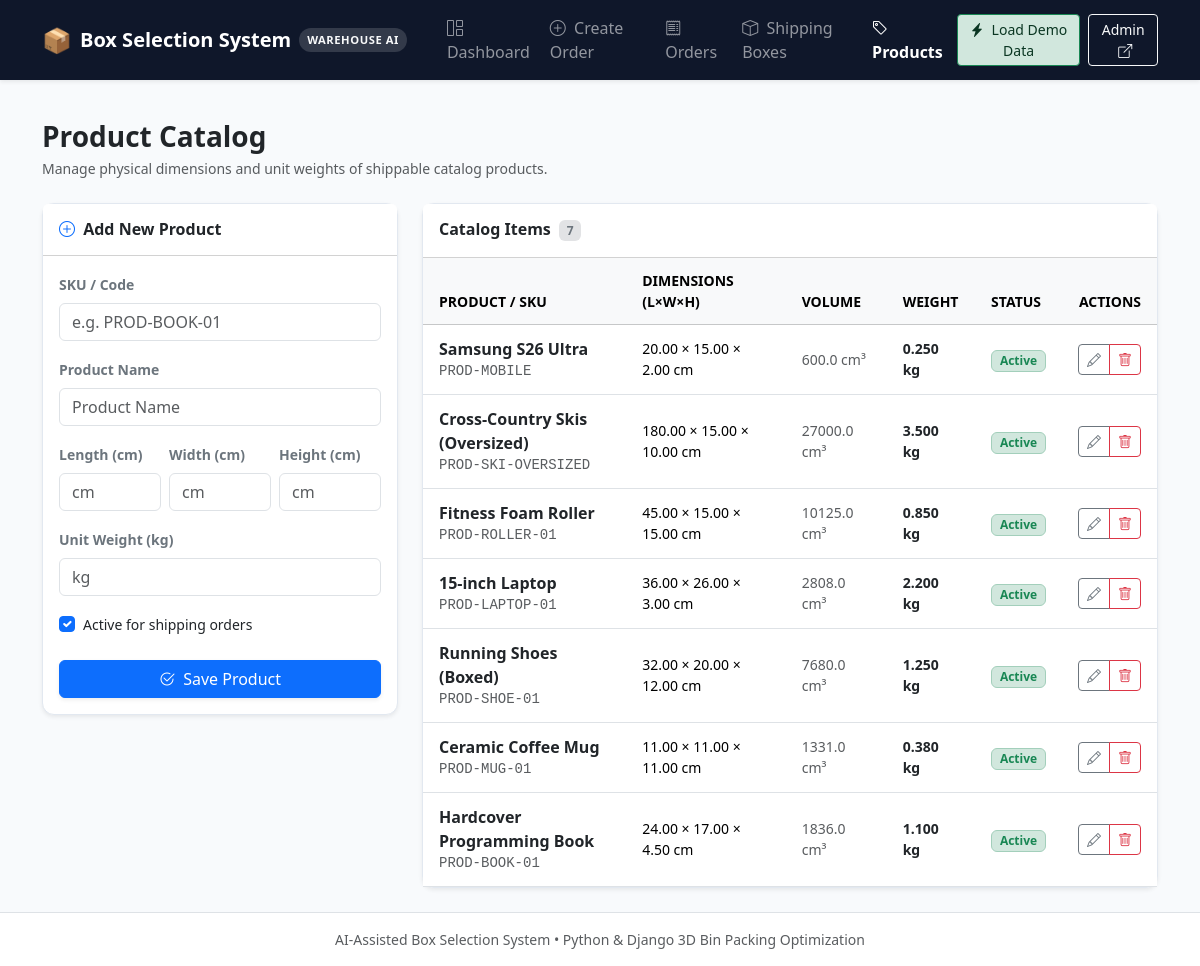
Screenshot of /products/ with the database file from the repository.
### fulfillment/models/product.py (models this page shows, shortened)
class Product(models.Model):
    sku = models.CharField(
        max_length=64,
        unique=True,
        db_index=True,
        help_text="Unique Stock Keeping Unit (e.g., 'PROD-BOOK-001')"
    )
    name = models.CharField(max_length=255)
    length = models.DecimalField(
        max_digits=8,
        decimal_places=2,
        validators=[MinValueValidator(Decimal('0.01'))],
        help_text="Length in cm (minimum 0.01)"
    )
    width = models.DecimalField(
        max_digits=8,
        decimal_places=2,
        validators=[MinValueValidator(Decimal('0.01'))],
        help_text="Width in cm (minimum 0.01)"
    )
    height = models.DecimalField(
        max_digits=8,
        decimal_places=2,
        validators=[MinValueValidator(Decimal('0.01'))],
        help_text="Height in cm (minimum 0.01)"
    )
    weight = models.DecimalField(
        max_digits=8,
        decimal_places=3,
        validators=[MinValueValidator(Decimal('0.001'))],
        help_text="Weight in kg (minimum 0.001)"
    )
    is_active = models.BooleanField(
        default=True,
        db_index=True,
        help_text="Indicates whether this product is eligible for active orders."
    )
    created_at = models.DateTimeField(auto_now_add=True)
    updated_at = models.DateTimeField(auto_now=True)
    class Meta:
        ordering = ['name']
        constraints = [
            models.CheckConstraint(
                condition=models.Q(length__gt=0) &
                models.Q(width__gt=0) &
                models.Q(height__gt=0) &
                models.Q(weight__gt=0),
                name='product_positive_dimensions_and_weight'
            )
        ]
    @property
    def volume(self) -> Decimal:
        return self.length * self.width * self.height

### fulfillment/views/catalog_views.py (the view)
# urls.py: path('products/', views.product_list_create, name='product_list_create'),
def product_list_create(request):
    if request.method == 'POST':
        form = ProductForm(request.POST)
        if form.is_valid():
            product = form.save()
            messages.success(request, f"Product '{product.name}' ({product.sku}) added successfully.")
            return redirect('product_list_create')
        else:
            messages.error(request, "Please correct the form errors below.")
    else:
        form = ProductForm()
    products = Product.objects.all().order_by('-created_at')
    return render(request, 'fulfillment/product_list.html', {
        'form': form,
        'products': products
    })

### fulfillment/forms/catalog_forms.py
class ProductForm(forms.ModelForm):
    class Meta:
        model = Product
        fields = ['sku', 'name', 'length', 'width', 'height', 'weight', 'is_active']
        widgets = {
            'sku': forms.TextInput(attrs={'class': 'form-control', 'placeholder': 'e.g. PROD-BOOK-01'}),
            'name': forms.TextInput(attrs={'class': 'form-control', 'placeholder': 'Product Name'}),
            'length': forms.NumberInput(attrs={'class': 'form-control', 'step': '0.01', 'min': '0.01', 'placeholder': 'cm'}),
            'width': forms.NumberInput(attrs={'class': 'form-control', 'step': '0.01', 'min': '0.01', 'placeholder': 'cm'}),
            'height': forms.NumberInput(attrs={'class': 'form-control', 'step': '0.01', 'min': '0.01', 'placeholder': 'cm'}),
            'weight': forms.NumberInput(attrs={'class': 'form-control', 'step': '0.001', 'min': '0.001', 'placeholder': 'kg'}),
            'is_active': forms.CheckboxInput(attrs={'class': 'form-check-input'}),
        }

### templates/fulfillment/product_list.html (shortened to what this page needs)
{% extends "fulfillment/base.html" %}
{% block content %}
<div class="d-flex justify-content-between align-items-center mb-4">
    <div>
        <h1 class="h3 fw-bold text-dark mb-1">Product Catalog</h1>
        <p class="text-muted small mb-0">Manage physical dimensions and unit weights of shippable catalog products.</p>
    </div>
</div>
<div class="row g-4">
    <div class="col-12 col-lg-4">
        <div class="card shadow-sm sticky-top" style="top: 80px;">
            <div class="card-header bg-white py-3">
                <h5 class="card-title fw-bold text-dark mb-0 fs-6">
                    <i class="bi bi-plus-circle me-1 text-primary"></i> Add New Product
                </h5>
            </div>
            <div class="card-body">
                <form method="post" novalidate>
                    <div class="mb-3">
                        <label class="form-label small fw-semibold text-secondary">SKU / Code</label>
                        {{ form.sku }}
                    </div>
                    <div class="mb-3">
                        <label class="form-label small fw-semibold text-secondary">Product Name</label>
                        {{ form.name }}
                    </div>
                    <div class="row g-2 mb-3">
                        <div class="col-4">
                            <label class="form-label small fw-semibold text-secondary">Length (cm)</label>
                            {{ form.length }}
                        </div>
                        <div class="col-4">
                            <label class="form-label small fw-semibold text-secondary">Width (cm)</label>
                            {{ form.width }}
                        </div>
                        <div class="col-4">
                            <label class="form-label small fw-semibold text-secondary">Height (cm)</label>
                            {{ form.height }}
                        </div>
                    </div>
                    <div class="mb-3">
                        <label class="form-label small fw-semibold text-secondary">Unit Weight (kg)</label>
                        {{ form.weight }}
                    </div>
                    <div class="form-check mb-4">
                        {{ form.is_active }}
                        <label class="form-check-label small fw-medium" for="{{ form.is_active.id_for_label }}">
                            Active for shipping orders
                        </label>
                    </div>
                    <button type="submit" class="btn btn-primary w-100 shadow-sm">
                        <i class="bi bi-check2-circle me-1"></i> Save Product
                    </button>
                </form>
            </div>
        </div>
    </div>
    <div class="col-12 col-lg-8">
        <div class="card shadow-sm">
            <div class="card-header bg-white py-3 d-flex justify-content-between align-items-center">
                <h5 class="card-title fw-bold text-dark mb-0 fs-6">
                    Catalog Items <span class="badge bg-secondary-subtle text-secondary ms-1">{{ products.count }}</span>
                </h5>
            </div>
            <div class="card-body p-0">
                {% if products %}
                    <div class="table-responsive">
                        <table class="table table-hover align-middle mb-0">
                            <thead class="table-light">
                                <tr class="text-uppercase small text-muted">
                                    <th>Product / SKU</th>
                                    <th>Dimensions (L×W×H)</th>
                                    <th>Volume</th>
                                    <th>Weight</th>
                                    <th>Status</th>
                                    <th class="text-end">Actions</th>
                                </tr>
                            </thead>
                            <tbody>
                                {% for p in products %}
                                    <tr>
                                        <td>
                                            <div class="fw-bold text-dark">{{ p.name }}</div>
                                            <div class="text-muted small font-monospace">{{ p.sku }}</div>
                                        </td>
                                        <td class="small">{{ p.length }} × {{ p.width }} × {{ p.height }} cm</td>
                                        <td class="small text-muted">{{ p.volume|floatformat:1 }} cm³</td>
                                        <td class="small fw-semibold text-dark">{{ p.weight }} kg</td>
                                        <td>
                                            {% if p.is_active %}
                                                <span class="badge bg-success-subtle text-success border border-success-subtle">Active</span>
                                            {% else %}
                                                <span class="badge bg-secondary-subtle text-secondary">Inactive</span>
                                            {% endif %}
                                        </td>
                                        <td class="text-end">
                                            <div class="btn-group btn-group-sm">
                                                <a href="{% url 'product_edit' p.pk %}" class="btn btn-outline-secondary" title="Edit Product">
                                                    <i class="bi bi-pencil"></i>
                                                </a>
                                                <a href="{% url 'product_delete' p.pk %}" class="btn btn-outline-danger" title="Delete Product">
                                                    <i class="bi bi-trash"></i>
                                                </a>
                                            </div>
                                        </td>
                                    </tr>
                                {% endfor %}
                            </tbody>
                        </table>
                    </div>
                {% else %}
                    <div class="p-5 text-center text-muted">
                        <i class="bi bi-tags fs-1 text-secondary"></i>
                        <p class="mt-2 mb-0">No products in catalog yet.</p>
                        <p class="small text-muted">Add your first product using the form or click "Load Demo Data" above.</p>
                    </div>
                {% endif %}
            </div>
        </div>
    </div>
</div>
{% endblock %}

### templates/fulfillment/base.html (style rules this page uses)
:root { --brand-primary: #1e3a8a; --brand-secondary: #0f172a; --brand-accent: #2563eb; --bg-canvas: #f8fafc; }
body { background-color: var(--bg-canvas); color: #334155; font-family: system-ui, -apple-system, "Segoe UI", Roboto, "Helvetica Neue", Arial, sans-serif; min-height: 100vh; display: flex; flex-direction: column; }
.card { border: 1px solid #e2e8f0; border-radius: 0.75rem; box-shadow: 0 1px 3px rgba(0, 0, 0, 0.05); }
.table > :not(caption) > * > * { padding: 0.75rem 1rem; }

### rows the page displays
Product: name "Samsung S26 Ultra", sku "PROD-MOBILE", length "20.00", width "15.00", height "2.00", volume "600.0", weight "0.250", is_active "Active"
Product: name "Cross-Country Skis (Oversized)", sku "PROD-SKI-OVERSIZED", length "180.00", width "15.00", height "10.00", volume "27000.0", weight "3.500", is_active "Active"
Product: name "Fitness Foam Roller", sku "PROD-ROLLER-01", length "45.00", width "15.00", height "15.00", volume "10125.0", weight "0.850", is_active "Active"
Product: name "15-inch Laptop", sku "PROD-LAPTOP-01", length "36.00", width "26.00", height "3.00", volume "2808.0", weight "2.200", is_active "Active"
Product: name "Running Shoes (Boxed)", sku "PROD-SHOE-01", length "32.00", width "20.00", height "12.00", volume "7680.0", weight "1.250", is_active "Active"
Product: name "Ceramic Coffee Mug", sku "PROD-MUG-01", length "11.00", width "11.00", height "11.00", volume "1331.0", weight "0.380", is_active "Active"
Product: name "Hardcover Programming Book", sku "PROD-BOOK-01", length "24.00", width "17.00", height "4.50", volume "1836.0", weight "1.100", is_active "Active"

### other values shown
{{ products.count }} "7"
